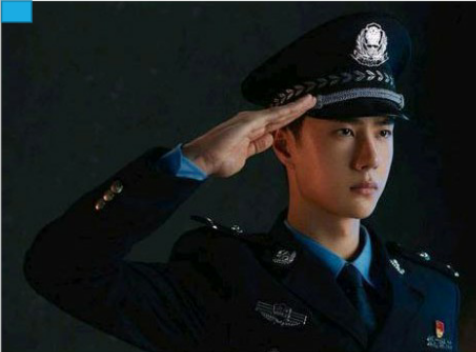
#> input picture 警务图像分析/wyb.jpg, 476 x 352 px
$ jupyter execute --allow-errors wyb.ipynb
#> lines starting #> are read from the running program, lines starting #| are printed output that depends on the picture
[cell 1]
import cv2
import numpy as np
import matplotlib.pyplot as plt

[cell 2]
#图像的采样

img=cv2.imread("wyb.jpg")
#> img is the input picture: shape (352, 476, 3); mean B, G, R 27.9, 28.4, 25.5

height=img.shape[0]
#> height = 352
width=img.shape[1]
#> width = 476


#采样转化成16*16
numheignt=int(height/16)
#> numheignt = 22
numwidth=int(width/16)
#> numwidth = 29


#创建一幅图像

new_img=np.zeros((height,width,3),np.uint8)
for i in range(16):
    y=i*numheignt
    for j in range(16):
        x=j*numwidth
#获取像素点
        b=img[y,x][0]
        g=img[y,x][1]
        r=img[y,x][2]

for n in range(numheignt):
    for m in range(numwidth):
        new_img[y+n,x+m][0]=np.uint8(b)
        new_img[y+n,x+m][1]=np.uint8(g)
        new_img[y+n,x+m][2]=np.uint8(r)


cv2.imshow("src",img)
cv2.imshow("SAMPLING",new_img)
cv2.waitKey(0)
cv2.destroyAllWindows()

[cell 3]
#局部大码，通过拖动鼠标的方式让使用者灵活自主地给图像打马赛

from cv2 import cv2
import numpy as np

img=cv2.imread(r'wyb.jpg')

enable=False
value = 10
def call_back_size(param):
    global value
    value = cv2.getTrackbarPos('size','image') #从滑块处获取值


def call_back_draw(event,x,y,flags,param):
    global enable
    global value
    if event==cv2.EVENT_LBUTTONDOWN:
        enable=True
    elif event==cv2.EVENT_MOUSEMOVE and flags==cv2.EVENT_FLAG_LBUTTON:
        if enable:
            drawMask(y,x,value)
        elif event==cv2.EVENT_LBUTTONUP:
            enable=False
# 图像局部采样函数
def drawMask(x,y,size):
    m=np.uint8(x/size)*size
    n=np.uint8(y/size)*size

    # size大小范围内的图像像素值设置为同一个像素值
    for i in range(size):
        for j in range(size):
            img[m+i][n+j]=img[m][n]

cv2.namedWindow('image')
cv2.createTrackbar("size","image",value,100,call_back_size) #创建移动滑块，最大值为100
cv2.setMouseCallback('image',call_back_draw)

while True:
    cv2.imshow('image',img)
    if cv2.waitKey(1)==ord('q'):
#> (key q is pressed here)
        break

cv2.destroyAllWindows()

#kemans

#> (a cell that did not finish here is left out)

[cell 5]
import cv2
import numpy as np
import matplotlib.pyplot as plt

#读取原始图像
img = cv2.imread('wyb.jpg')

#获取图像高度和宽度
height = img.shape[0]
width = img.shape[1]

#创建一幅图像
grayimg = np.zeros((height, width, 3), np.uint8)
# print (grayimg)

#图像平均灰度处理方法
for i in range(height):
    for j in range(width):
        #灰度值为RGB三个分量的平均值
        gray = (int(img[i,j][0]) + int(img[i,j][1]) + int(img[i,j][2]))  /  3
        grayimg[i,j] = np.uint8(gray)#显示图像
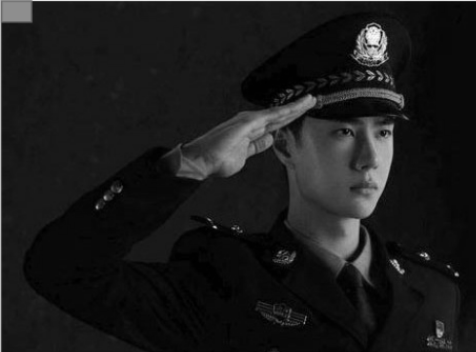
#> grayimg: shape (352, 476, 3); min 0, max 248, mean 27
cv2.imshow("src", img)
cv2.imshow("gray", grayimg)

#等待显示
cv2.waitKey(0)
cv2.destroyAllWindows()
